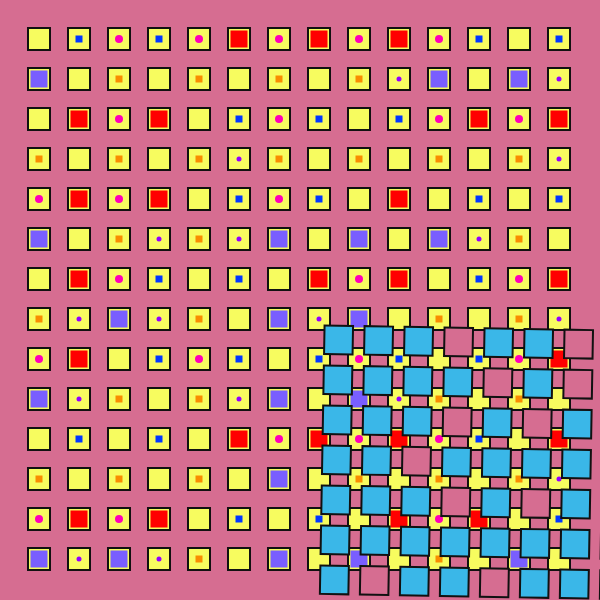
Frame 1 (no input)
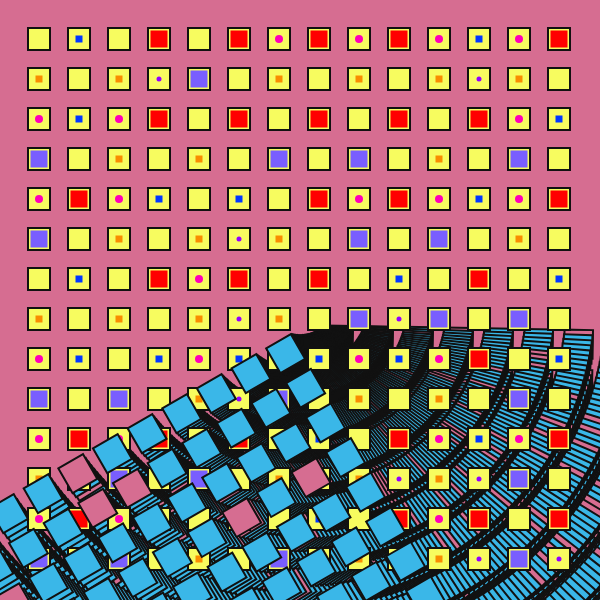
Frame 60 (no input)
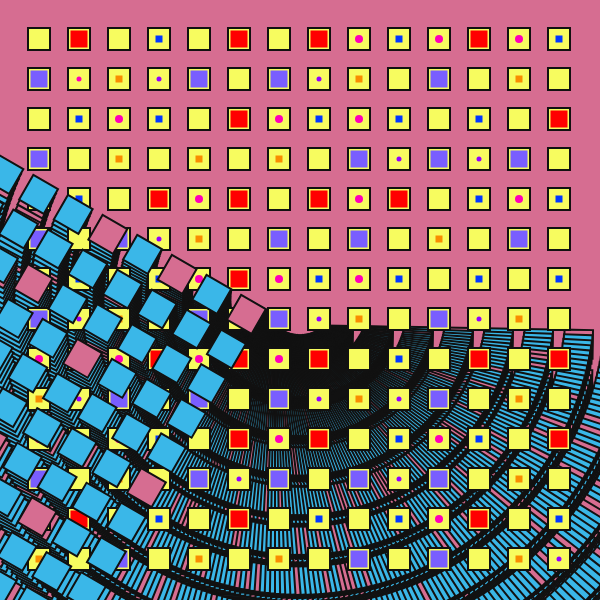
Frame 120 (the mouse pressed at the canvas centre since frame 60)

The p5.js sketch that drew these frames (run headless with seeded random() and noise() and a simulated clock; from frame 60 on, the mouse is pressed at the canvas centre):

// p5.js sketch
// ── sketch.js
function preload(){
  // put preload code here

}

function setup() {
  // put setup code here
  createCanvas(600, 600);
  background(214, 109, 145);
  angleMode(DEGREES);
  frameRate(50);
}

function draw() {
  // put drawing code here


  for(x = 28; x < width - 25; x += 40){
    for(y = 28; y < height - 25; y += 40){
      fill(247, 252, 95);
      strokeWeight(2);
      stroke('#111111');
      rect(x, y, 22, 22);
    }
  }

  for(x = 39; x < width - 25; x += 80){
    for(y = 39; y < height - 25; y += 80){
      noStroke();
      ellipse(x, y, 8, 8);
      if(random()<0.5)
     {
        fill(255, 0, 182);
     } else {
        noFill();
     }
    }
  }

  for(x = 79; x < width - 25; x += 80){
    for(y = 79; y < height - 25; y += 80){
      noStroke();
      ellipse(x, y, 5, 5);
      if(random()<0.3)
     {
        fill(148, 0, 255);
     } else {
        noFill();
     }
    }
  }

  for(x = 70.5; x < width - 25; x += 80){
    for(y = 30.5; y < height - 25; y += 80){
      if(random()<0.5)
     {
        fill(255, 0, 0);
        rect(x, y, 17, 17);
     } else {
       fill(0, 55, 255);
       rect(x+5, y+5, 7, 7);
     }
    }
  }

  for(x = 30.5; x < width - 25; x += 80){
    for(y = 70.5; y < height - 25; y += 80){
      if(random()<0.5)
     {
        fill(121, 94, 255);
        rect(x, y, 17, 17);
     } else {
       fill(249, 141, 0);
       rect(x+5, y+5, 7, 7);
     }
    }
  }

  translate(height/2, width/2);
  rotate(frameCount);
  for(x = 25; x < width - 45; x += 40){
    for(y = 25; y < height - 45; y += 40){
      strokeWeight(2);
      stroke('#111111');
      if(random()<0.85)
     {
        fill(58, 183, 232);
     } else {
        fill(214, 109, 145);
     }
      rect(x, y, 28.5, 28.5);
    }
  }
}
